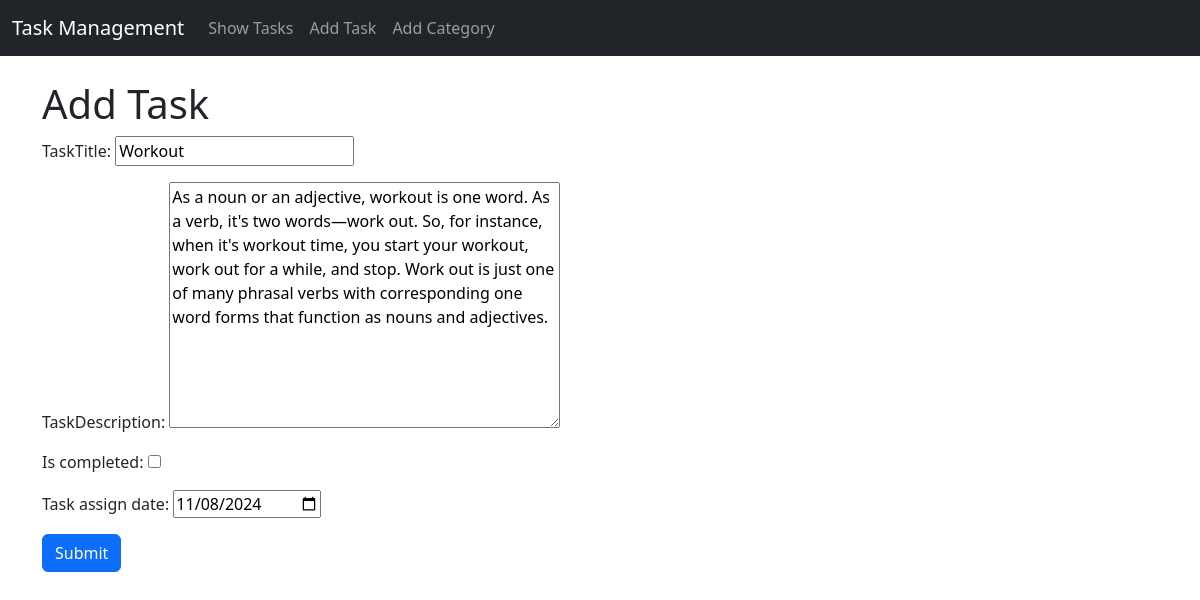
The app's page /task/edit/3/ with its own data.
### tasks/models.py (models this page shows, shortened)
class TaskModel(models.Model):
    taskTitle = models.CharField(max_length=100)
    taskDescription = models.TextField()
    is_completed = models.BooleanField(default=False)
    task_assign_date = models.DateField()

### tasks/views.py (the view)
# urls.py: path('edit/<int:id>/', views.edit_task, name='edit_task'),
def edit_task(request, id):
    task = get_object_or_404(TaskModel, pk=id)
    if request.method == 'POST':
        task_form = TaskForm(request.POST, instance=task)
        if task_form.is_valid():
            task_form.save()
            return redirect('show_tasks')
    else:
        task_form = TaskForm(instance=task)
    return render(request, 'add_task.html', {'form': task_form})

### tasks/forms.py
class TaskForm(forms.ModelForm):
    task_assign_date = forms.DateField(
        widget=forms.DateInput(attrs={'type': 'date'}),
        input_formats=['%Y-%m-%d'],
    )
    class Meta:
        model = TaskModel
        fields = '__all__'

### tasks/templates/add_task.html
{% extends 'base.html' %} {% block content %}
<h1>Add Task</h1>
<form method="post">
  {% csrf_token %} {{ form.as_p }}
  <button class="btn btn-primary">Submit</button>
</form>
{% endblock %}

### records on screen
TaskModel: taskTitle "Workout", taskDescription "As a noun or an adjective, workout is one word. As a verb, it's two words—work out. So, for instance, when it's workout time, you start your workout, work out for a while, and stop. Work out is just one of many phrasal verbs with corresponding one word forms that function as nouns and adjectives.", task_assign_date "11/08/2024"
